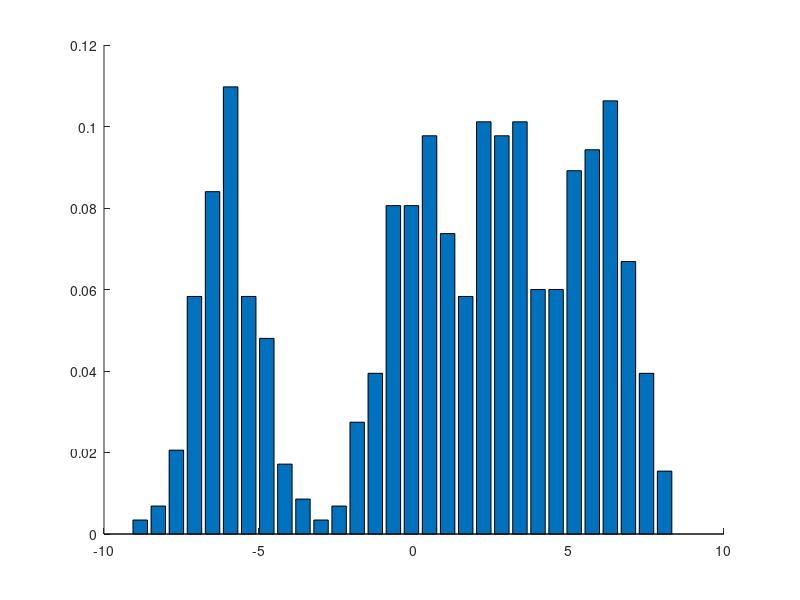

MATLAB code for this plot: (Note: this script raises an error after producing the figure.)
% 13.04.2012
% Amanda Prorok
%
% Create Gaussian Mixture Model data
% K modes
% Return data and also axis handle
%%


function [data,fax]=f_create_GaussMM_data(N,m,s,w,plot_on)

if(~nargin) 
    plot_on = 1;
    N = 1000;                              % number of data points
    w = [0.25 0.25 0.25 0.25];             % mixture weights
    m = [-6 0 3 6];                        % mean values
    s = [1 1 1 1];                         % std dev
end
K = length(w);                             % number of modes
data = nan(1,N);

for i=1:N
    % Sample mode
    z = randsample(1:K,1,true,w);
    % Sample data point
    x = m(z) + s(z) *randn;
    data(i) = x;
end

fax = [];
if(plot_on)
    figure
    hold on
    fax = gca;
    % Histogram
    [x b] = hist(data,30);
    x = x ./ (sum(x)*(b(2)-b(1)));
    bar(fax,b,x);
    % PDF
    ax = -10:0.1:10;
    f_plot_GaussMM(fax,ax,m,s,w,[0 1 0]);
end


end